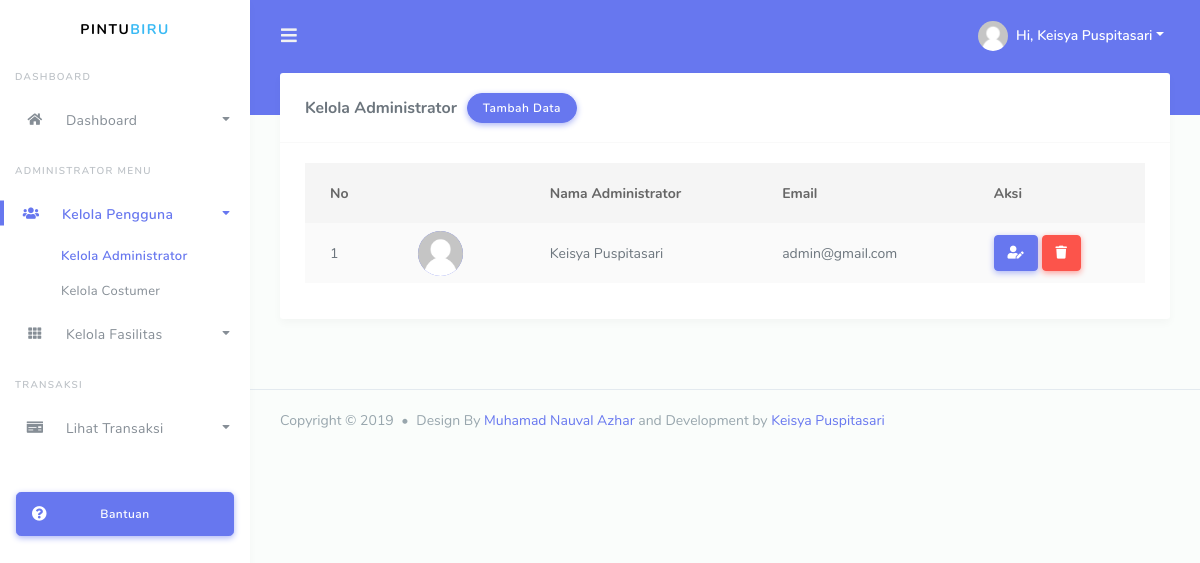
The page /admin/administrator.html (signed in) on the database its author committed.
### tables this page shows
CREATE TABLE `tb_user` (
  `id_admin` int(11) NOT NULL,
  `nama` varchar(50) NOT NULL,
  `email` varchar(50) NOT NULL,
  `password` varchar(50) NOT NULL,
  `photo` varchar(50) NOT NULL
);

### db/Admin.php (called while the page is built, shortened)
<?php
    class Admin
    {
        public function __construct()
        {
            require 'Koneksi.php';
            $this->db = $koneksi;
        }
        public function read()
        {
            $sql = "SELECT * from tb_user";
            $stmt = $this->db->prepare($sql);
            $stmt->execute();
            return $stmt;
        }
    }
?>

### admin/page/administrator/index.php (the view, shortened to what this page needs)
<?php
    require '../db/Admin.php';
    $admin = new Admin();
?>
<div class="main-content">
    <section class="section">
        <div class="row">
            <div class="col-lg-12 col-md-12 col-12 col-sm-12">
                <div class="card">
                <div class="card-header">
                    <h4>Kelola Administrator</h4>
                    <button class="btn btn-primary" id="btnSwitch">Tambah Data</button>
                </div>
                <div class="card-body" id="table">
                    <table id="datatable" class="table table-striped">
                        <thead>
                            <tr>
                                <th>No</th>
                                <th></th>
                                <th>Nama Administrator</th>
                                <th>Email</th>
                                <th>Aksi</th>
                            </tr>
                        </thead>
                        <tbody>
                            <?php
                                $data = $admin->read();
                                $no = 1;
                                while($row = $data->fetch(PDO::FETCH_ASSOC)){
                            ?>
                                <tr>
                                    <td><?= $no ?></td>
                                    <td>
                                        <figure class="avatar mr-2">
                                            <img src="../media/photo/<?= $row['photo'] ?>" class="img-round" alt="" srcset="">
                                        </figure>
                                    </td>
                                    <td><?= $row['nama'] ?></td>
                                    <td><?= $row['email'] ?></td>
                                    <td>
                                        <button class="btn btn-primary" onclick="update_data('<?= $row['id_admin'] ?>')"><i class="fas fa-user-edit"></i></button>
                                        <a href="api/administrator/delete/<?= $row['id_admin'] ?>" class="btn btn-danger"><i class="fas fa-trash"></i></a>
                                    </td>
                                </tr>
                            <?php $no++;} ?>
                        </tbody>
                    </table>
                </div>
            </div>
        </div>
    </section>
</div>

### admin/assets/css/components.css (style rules this page uses)
.avatar { background: #6777ef; border-radius: 50%; color: #e3eaef; display: inline-block; font-size: 16px; font-weight: 300; margin: 0; position: relative; vertical-align: middle; line-height: 1.28; height: 45px; width: 45px; }
.avatar img { border-radius: 50%; height: 100%; position: relative; width: 100%; z-index: 1; }

### rows shown on the page
tb_user: photo (placeholder picture), nama "Keisya Puspitasari", email "admin@gmail.com"

### other values the page prints
$_SESSION['nama'] "Keisya Puspitasari"
